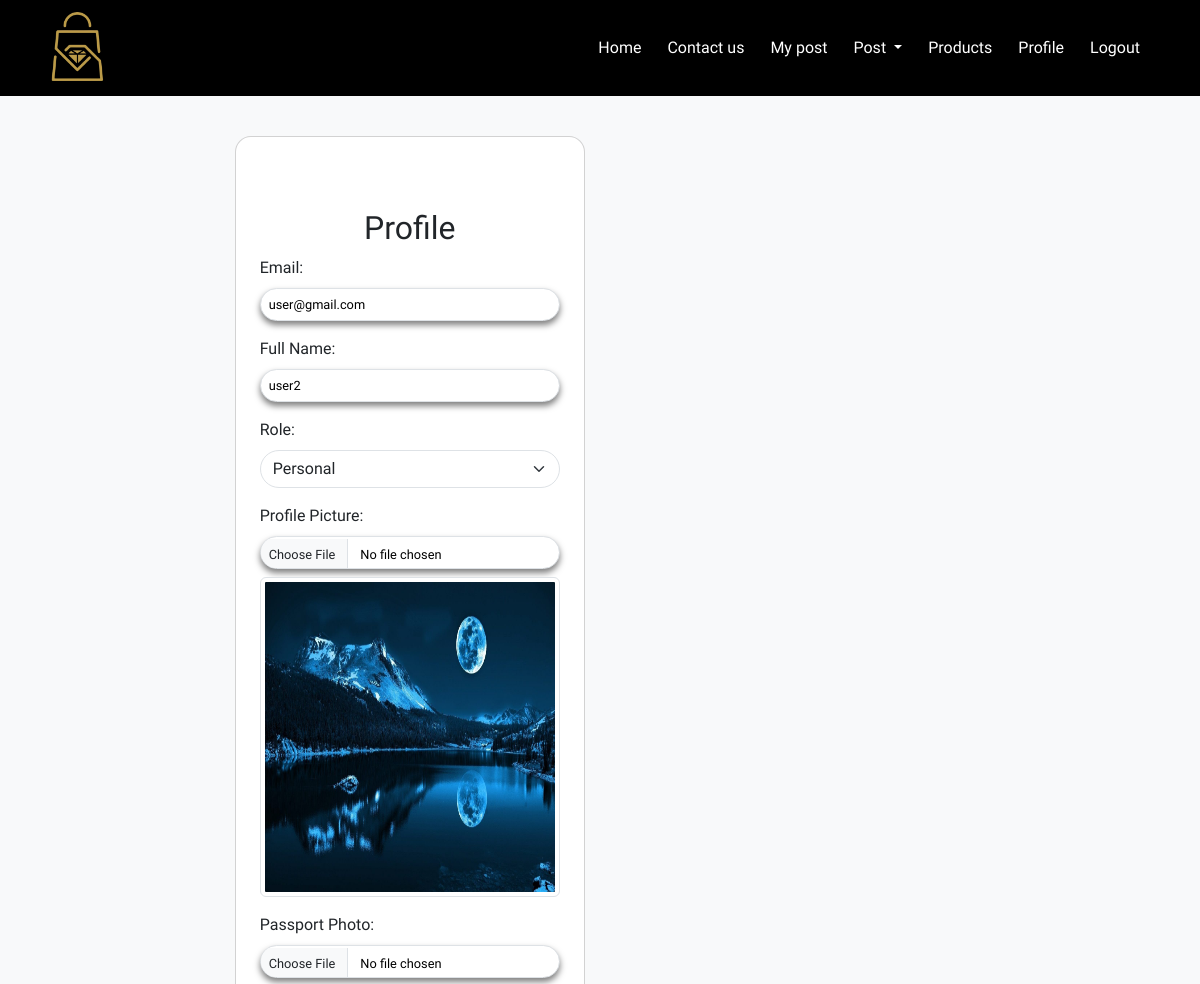
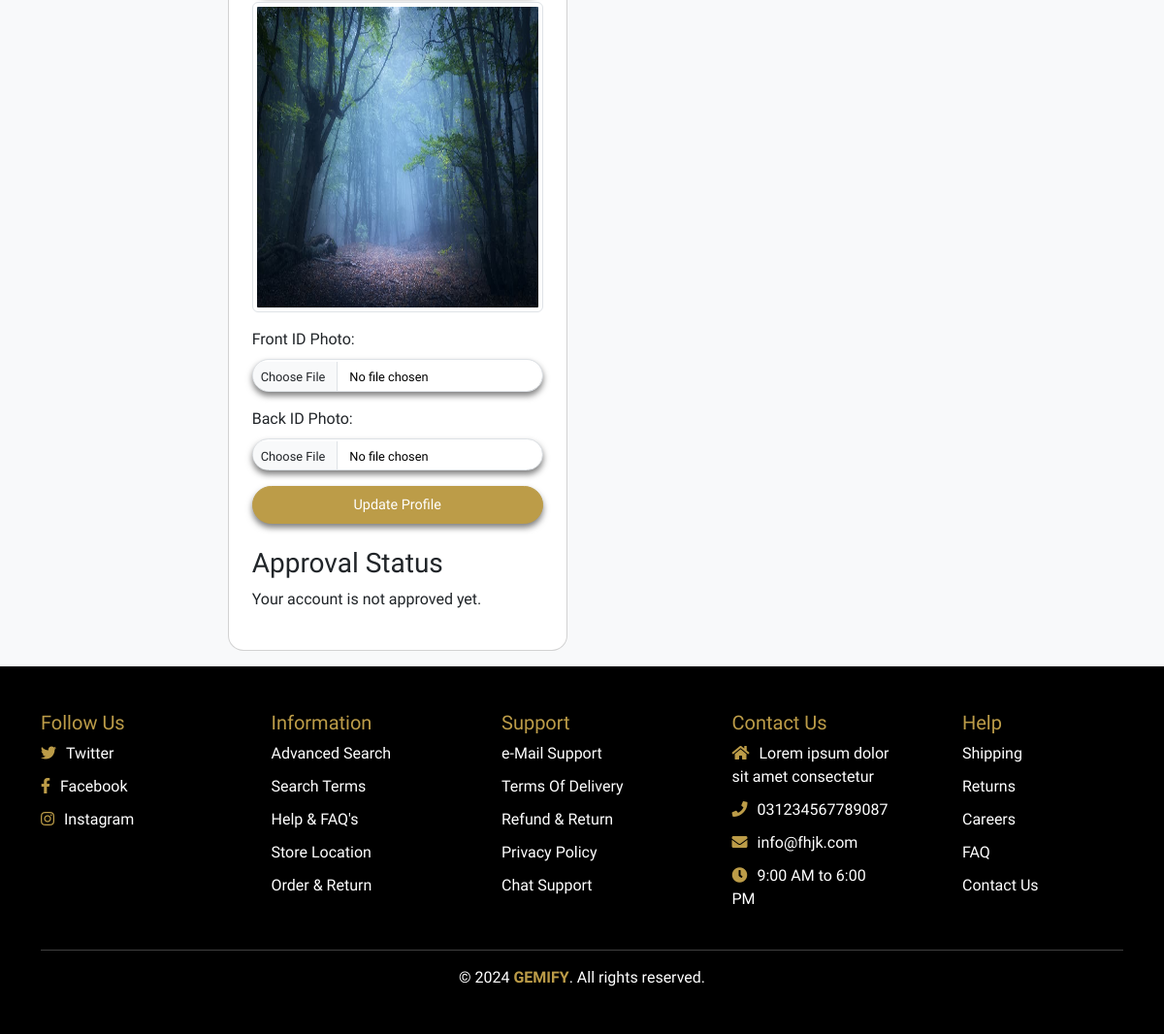
Screenshot of /pages/profile.php (signed in) with the database file from the repository (2 pictures, top to bottom).
### tables this page shows
CREATE TABLE `users` (
  `id` int(11) NOT NULL,
  `email` varchar(255) NOT NULL,
  `full_name` varchar(255) NOT NULL,
  `username` varchar(255) NOT NULL,
  `password` varchar(255) NOT NULL,
  `phone_number` varchar(255) NOT NULL,
  `profile_picture` varchar(255) DEFAULT NULL,
  `passport_photo` varchar(255) DEFAULT NULL,
  `role` enum('personal','business','admin') NOT NULL,
  `business_certificate` varchar(255) DEFAULT NULL,
  `is_approved` tinyint(1) DEFAULT '0',
  `num_posts` int(11) DEFAULT '0',
  `can_see_rapaport` tinyint(1) DEFAULT '0',
  `front_id_photo` varchar(255) DEFAULT NULL,
  `back_id_photo` varchar(255) DEFAULT NULL
);

### pages/profile.php (the view, shortened to what this page needs)
<?php
include '../config/db.php';
$user_id = $_SESSION['user_id'];
$stmt = $conn->prepare("SELECT * FROM users WHERE id = ?");
$stmt->execute([$user_id]);
$user = $stmt->fetch(PDO::FETCH_ASSOC);
?>
<!DOCTYPE html>
<html>
<head>
    <link rel="stylesheet" type="text/css" href="../css/global.css">
</head>
<body>
    <?php include '../includes/header.php'; ?>
    <div class="container mt-4 p-3">
        <div class="row justify-content-center align-items-center">
            <div class="col-md-8">
                <div class="card">
                    <div class="card-body">
                        <h2 class="text-center">Profile</h2>
                        <form method="post" action="profile.php" enctype="multipart/form-data">
                            <div class="mb-3">
                                <label for="email" class="form-label">Email:</label>
                                <input type="email" name="email" id="email" class="form-control rounded-pill" value="<?php echo htmlspecialchars($user['email']); ?>" required>
                            </div>
                            <div class="mb-3">
                                <label for="full_name" class="form-label">Full Name:</label>
                                <input type="text" name="full_name" id="full_name" class="form-control rounded-pill" value="<?php echo htmlspecialchars($user['full_name']); ?>" required>
                            </div>
                            <div class="mb-3">
                                <label for="role" class="form-label">Role:</label>
                                <select name="role" id="role" class="form-select rounded-pill" required>
                                    <option value="personal" <?php if ($user['role'] == 'personal') echo 'selected'; ?>>Personal</option>
                                </select>
                            </div>
                            <div class="mb-3">
                                <label for="profile_picture" class="form-label">Profile Picture:</label>
                                <input type="file" name="profile_picture" id="profile_picture" class="form-control rounded-pill">
                                <?php if ($user['profile_picture']) : ?>
                                    <img src="../uploads/user/profile_picture/<?php echo htmlspecialchars($user['profile_picture']); ?>" alt="Profile Picture" class="img-thumbnail mt-2" width="100">
                                <?php endif; ?>
                            </div>
                            <div class="mb-3">
                                <label for="passport_photo" class="form-label">Passport Photo:</label>
                                <input type="file" name="passport_photo" id="passport_photo" class="form-control rounded-pill">
                                <?php if ($user['passport_photo']) : ?>
                                    <img src="../uploads/user/passport_photo/<?php echo htmlspecialchars($user['passport_photo']); ?>" alt="Passport Photo" class="img-thumbnail mt-2" width="100">
                                <?php endif; ?>
                            </div>
                            <div class="mb-3">
                                <label for="front_id_photo" class="form-label">Front ID Photo:</label>
                                <input type="file" name="front_id_photo" id="front_id_photo" class="form-control rounded-pill">
                            </div>
                            <div class="mb-3">
                                <label for="back_id_photo" class="form-label">Back ID Photo:</label>
                                <input type="file" name="back_id_photo" id="back_id_photo" class="form-control rounded-pill">
                            </div>
                            <button type="submit" class="btn btn-submit">Update Profile</button>
                        </form>
                        <div class="mt-4">
                            <h3>Approval Status</h3>
                            <?php if ($user['is_approved']) : ?>
                                <p>Your account is approved.</p>
                            <?php else : ?>
                                <p>Your account is not approved yet.</p>
                            <?php endif; ?>
                        </div>
                    </div>
                </div>
            </div>
        </div>
    </div>
    <?php include '../includes/footer.php'; ?>
</body>
</html>

### includes/header.php (shortened to what this page needs)
<?php
$isLoggedIn = isset($_SESSION['user_id']);
?>
<!DOCTYPE html>
<html lang="en">
<head>
    <link rel="stylesheet" href="https://cdn.jsdelivr.net/npm/bootstrap@5.3.0/dist/css/bootstrap.min.css">
    <link rel="stylesheet" href="../css/global.css">
</head>
<body>
    <nav class="navbar navbar-expand-lg navbar-dark">
        <div class="container">
            <a class="navbar-brand" href="../index.php">
                <img src="../images/navbar-logo.png" alt="Logo">
            </a>
            <div class="collapse navbar-collapse" id="navbarNav">
                <ul class="navbar-nav ms-auto">
                    <li class="nav-item">
                        <a class="nav-link text-white" href="../index.php">Home</a>
                    </li>
                    <li class="nav-item">
                        <a class="nav-link text-white" href="contactus.php">Contact us</a>
                    </li>
                    <?php if ($isLoggedIn): ?>
                        <li class="nav-item">
                            <a class="nav-link text-white" href="my_post.php">My post</a>
                        </li>
                        <li class="nav-item dropdown">
                            <a class="nav-link dropdown-toggle text-white" href="#" id="navbarDropdown" role="button">
                                Post
                            </a>
                        </li>
                        <li class="nav-item">
                            <a class="nav-link text-white" href="products.php">Products</a>
                        </li>
                        <li class="nav-item">
                            <a class="nav-link text-white" href="profile.php">Profile</a>
                        </li>
                        <li class="nav-item">
                            <a class="nav-link text-white" href="logout.php">Logout</a>
                        </li>
                    <?php else: ?>
                        <!-- <li class="nav-item">
                            <a class="nav-link text-white" href="login.php">Login</a>
                        </li> -->
                    <?php endif; ?>
                </ul>
            </div>
        </div>
    </nav>
</body>
</html>

### includes/footer.php (shortened to what this page needs)
<!DOCTYPE html>
<html lang="en">
<head>
    <link rel="stylesheet" href="https://stackpath.bootstrapcdn.com/bootstrap/4.5.2/css/bootstrap.min.css">
    <link rel="stylesheet" href="https://cdnjs.cloudflare.com/ajax/libs/font-awesome/5.15.4/css/all.min.css" />
    <link rel="stylesheet" href="css/style.css" />
    <link rel="stylesheet" href="https://cdn.jsdelivr.net/npm/bootstrap@5.3.0/dist/css/bootstrap.min.css">
    <link rel="stylesheet" href="css/global.css">
</head>
<body>
    <footer class="footer">
        <div class="container">
            <div class="row footer-content">
                <div class="col-md-2 col-sm-6">
                    <h5 class="mt-3">Follow Us</h5>
                    <ul>
                        <li><a href="" class="text-white"><i class="fab fa-twitter"></i>Twitter</a></li>
                        <li><a href="" class="text-white"><i class="fab fa-facebook-f"></i>Facebook</a></li>
                        <li><a href="" class="text-white"><i class="fab fa-instagram"></i>Instagram</a></li>
                    </ul>
                </div>
                <div class="col-md-2 col-sm-6">
                    <h5 class="mt-3">Information</h5>
                    <ul>
                        <li>Advanced Search</li>
                        <li>Search Terms</li>
                        <li>Help & FAQ's</li>
                        <li>Store Location</li>
                        <li>Order & Return</li>
                    </ul>
                </div>
                <div class="col-md-2 col-sm-6">
                    <h5 class="mt-3">Support</h5>
                    <ul>
                        <li>e-Mail Support</li>
                        <li>Terms Of Delivery</li>
                        <li>Refund & Return</li>
                        <li>Privacy Policy</li>
                        <li>Chat Support</li>
                    </ul>
                </div>
                <div class="col-md-2 col-sm-6">
                    <h5 class="mt-3">Contact Us</h5>
                    <ul>
                        <li><i class="fas fa-home"></i>Lorem ipsum dolor sit amet consectetur</li>
                        <li><i class="fas fa-solid fa-phone"></i>031234567789087</li>
                        <li><i class="fas fa-solid fa-envelope"></i>info@fhjk.com</li>
                        <li><i class="fas fa-solid fa-clock"></i>9:00 AM to 6:00 PM</li>
                    </ul>
                </div>
                <div class="col-md-2 col-sm-6">
                    <h5 class="mt-3">Help</h5>
                    <ul>
                        <li><a href="" class="text-white">Shipping</a></li>
                        <li><a href="" class="text-white">Returns</a></li>
                        <li><a href="" class="text-white">Careers</a></li>
                        <li><a href="" class="text-white">FAQ</a></li>
                        <li><a href="" class="text-white">Contact Us</a></li>
                    </ul>
                </div>
            </div>
            <div class="row mt-2">
                <div class="col-12 text-center">
                    <hr class="bg-white">
                    <p>&copy; 2024 <a href="../index.php" class="copyright">GEMIFY</a>. All rights reserved.</p>
                </div>
            </div>
        </div>
    </footer>
</body>
</html>

### css/global.css (style rules this page uses)
:root { --main-color: #bc9c48; --dark-color: #000; --dark-color-opacity: rgba(80, 79, 79, 0.9); }
* { box-sizing: border-box; padding: 0; margin: 0; }
body { background: #f8f9fa; font-family: 'Morina', sans-serif; font-size: 16px; line-height: 1.5; }
ul { list-style: none; }
a { text-decoration: none; color: #fff; }
.navbar { background-color: var(--dark-color) !important; padding: 0.5rem 1rem; }
.navbar .navbar-brand { padding: 0.25rem 0; }
.navbar .navbar-nav .nav-item { margin-right: 10px; }
.navbar .navbar-nav .nav-link { padding: 0.25rem 0.5rem; color: #fff !important; }
.navbar img { width: 70px; }
.navbar-nav .nav-link { color: #fff; }
.navbar-nav .nav-item { margin-right: 20px; }
.card { border-radius: 1rem; overflow: hidden; height: 100%; padding-top: 3rem; }
.card-body { padding: 1.5rem; }
.text-center a { color: var(--main-color); font-weight: bold; }
.form-control, .custom-file-input, .custom-file-label { font-size: 0.8rem; padding: 0.5rem; border-radius: 2rem; box-shadow: 0px 4px 6px rgba(0, 0, 0, 0.5) !important; width: 100%; color: var(--dark-color) !important; transition: box-shadow 0.3s ease, border-color 0.3s ease !important; }
.btn { font-size: 0.9rem; padding: 0.5rem; border-radius: 2rem; width: 100%; box-shadow: 0px 4px 6px rgba(0, 0, 0, 0.5) !important; }
.btn-submit { background-color: var(--main-color) !important; border-color: var(--main-color) !important; color: #fff !important; }
.footer { background-color: #000; color: #fff; padding: 30px 0; }
.footer a { text-decoration: none; }
.footer a.copyright { color: var(--main-color); }
.footer i { color: var(--main-color); margin-right: 10px; }
.footer-content { display: flex; justify-content: space-between; flex-wrap: wrap; }
.footer-content h5 { color: var(--main-color); }
.footer-content ul { list-style-type: none; padding: 0; }
.footer-content ul li { margin-bottom: 10px; }

### css/style.css (style rules this page uses)
.card { width: 100%; max-width: 350px; }
.card img { width: 100%; height: 320px; object-fit: fill; }
.footer { background-color: #000; color: #fff; padding: 30px 0; background-image: url('../images/footer.png'); background-size: cover; }
.footer i { margin-right: 10px; color: var(--main-color); }
.footer a.copyright { color: var(--main-color); }
.footer-content { display: flex; flex-wrap: wrap; }
.footer-content h5 { color: var(--main-color); margin-top: 1.5rem; }
.footer-content ul { list-style-type: none; padding: 0; }
.footer-content ul li { margin-bottom: 10px; }
@media (max-width: 1360px) { .footer { background-image: none; background-color: #000; } }

### rows the page displays
users: email "user@gmail.com", full_name "user2", profile_picture (picture), passport_photo (picture)
